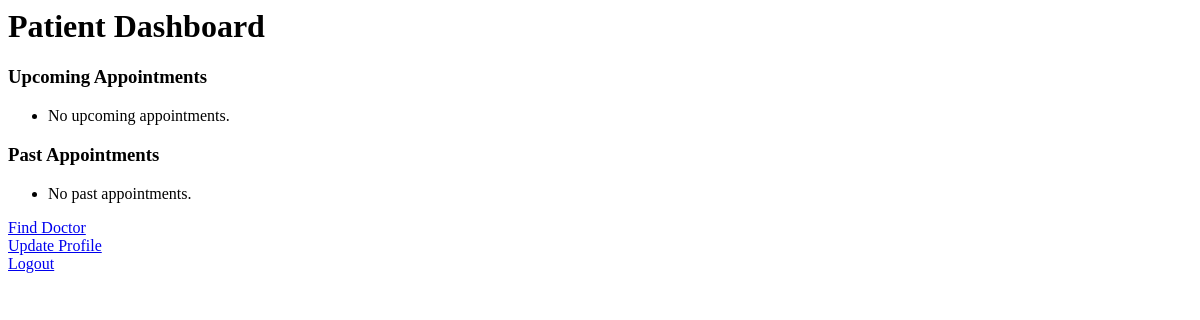
/patient/ (signed in), run on an earlier commit of the app's database.
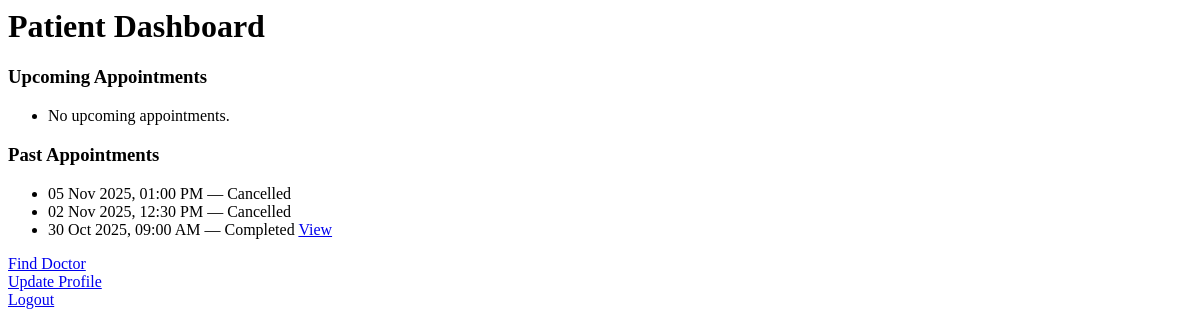
And on a later commit of the database.
### models.py (models this page shows, shortened)
class Appointment(db.Model):
    __tablename__ = 'appointments'
    id = db.Column(db.Integer, primary_key=True)
    patient_id = db.Column(db.Integer, db.ForeignKey('users.id'), nullable=False)
    patient = db.relationship('User', foreign_keys=[patient_id], back_populates='patient_appointments')
    appointment_datetime = db.Column(db.DateTime, nullable=False)
    reason = db.Column(db.Text)
    status = db.Column(db.String(20), nullable=False, default='Booked')
    created_at = db.Column(db.DateTime, default=datetime.utcnow)
    doctor_id = db.Column(db.Integer, db.ForeignKey('users.id'), nullable=False)
    doctor = db.relationship('User', foreign_keys=[doctor_id], back_populates='doctor_appointments')
    treatment = db.relationship('Treatment', back_populates='appointment', uselist=False, cascade='all, delete-orphan')

### routes.py (the view)
@patient.route('/')
@login_required
def dashboard():
    check_user_role('patient')
    upcoming = Appointment.query.filter(
        Appointment.patient_id == current_user.id,
        Appointment.status == 'Booked',
        Appointment.appointment_datetime >= datetime.now()
    ).order_by(Appointment.appointment_datetime.asc()).all()
    past = Appointment.query.filter(
        Appointment.patient_id == current_user.id,
        Appointment.status.in_(['Completed', 'Cancelled'])
    ).order_by(Appointment.appointment_datetime.desc()).all()
    return render_template('patient/dashboard.html', upcoming=upcoming, past=past)

### app.py (called while the page is built)
def create_app():
    app = Flask(__name__)
    app.secret_key = 'app_secret_key'
    app.config['SQLALCHEMY_DATABASE_URI'] = 'sqlite:///hospital.db'
    db.init_app(app)
    bcrypt.init_app(app)
    login_manager.init_app(app)
    login_manager.login_view = 'auth.login'
    @login_manager.user_loader
    def load_user(user_id):
        return User.query.get(int(user_id))
    app.register_blueprint(auth, url_prefix='/auth')
    app.register_blueprint(admin, url_prefix='/admin')
    app.register_blueprint(doctor, url_prefix='/doctor')
    app.register_blueprint(patient, url_prefix='/patient')
    with app.app_context():
        db.create_all()
    return app

### routes.py (called while the page is built)
def check_user_role(role):
    if current_user.role not in role:
        flash(f'You must be an {role} to view this page.')
        return redirect(url_for('auth.login'))

### templates/patient/dashboard.html
<h1>Patient Dashboard</h1>
<h3>Upcoming Appointments</h3>
<ul>
  {% for appt in upcoming %}
    <li>{{ appt.appointment_datetime.strftime('%d %b %Y, %I:%M %p') }} with Dr. {{ appt.doctor.first_name }}
      <form method="POST" action="{{ url_for('patient.cancel_appointment', id=appt.id) }}">
        <button type="submit">Cancel</button>
      </form>
    </li>
  {% else %}
    <li>No upcoming appointments.</li>
  {% endfor %}
</ul>
<h3>Past Appointments</h3>
<ul>
  {% for appt in past %}
    <li>{{ appt.appointment_datetime.strftime('%d %b %Y, %I:%M %p') }} — {{ appt.status }}
      {% if appt.status == 'Completed' %}
      <a href="{{ url_for('patient.view_treatment', id=appt.id) }}"> View</a>
      {% endif %}
    </li>
  {% else %}
    <li>No past appointments.</li>
  {% endfor %}
</ul>
<a href="{{url_for('patient.find_doctors')}}">Find Doctor</a><br>
<nav>
    <a href="{{ url_for('patient.update_profile') }}">Update Profile</a><br>
    <a href="{{ url_for('auth.logout') }}">Logout</a>
</nav>

What changed in the data, as far as the page shows it:
added Appointment: appointment_datetime "05 Nov 2025, 01:00 PM", status "Cancelled"
added Appointment: appointment_datetime "02 Nov 2025, 12:30 PM", status "Cancelled"
added Appointment: appointment_datetime "30 Oct 2025, 09:00 AM", status "Completed"
Also different on the page:
text no longer shown: "No past appointments."
